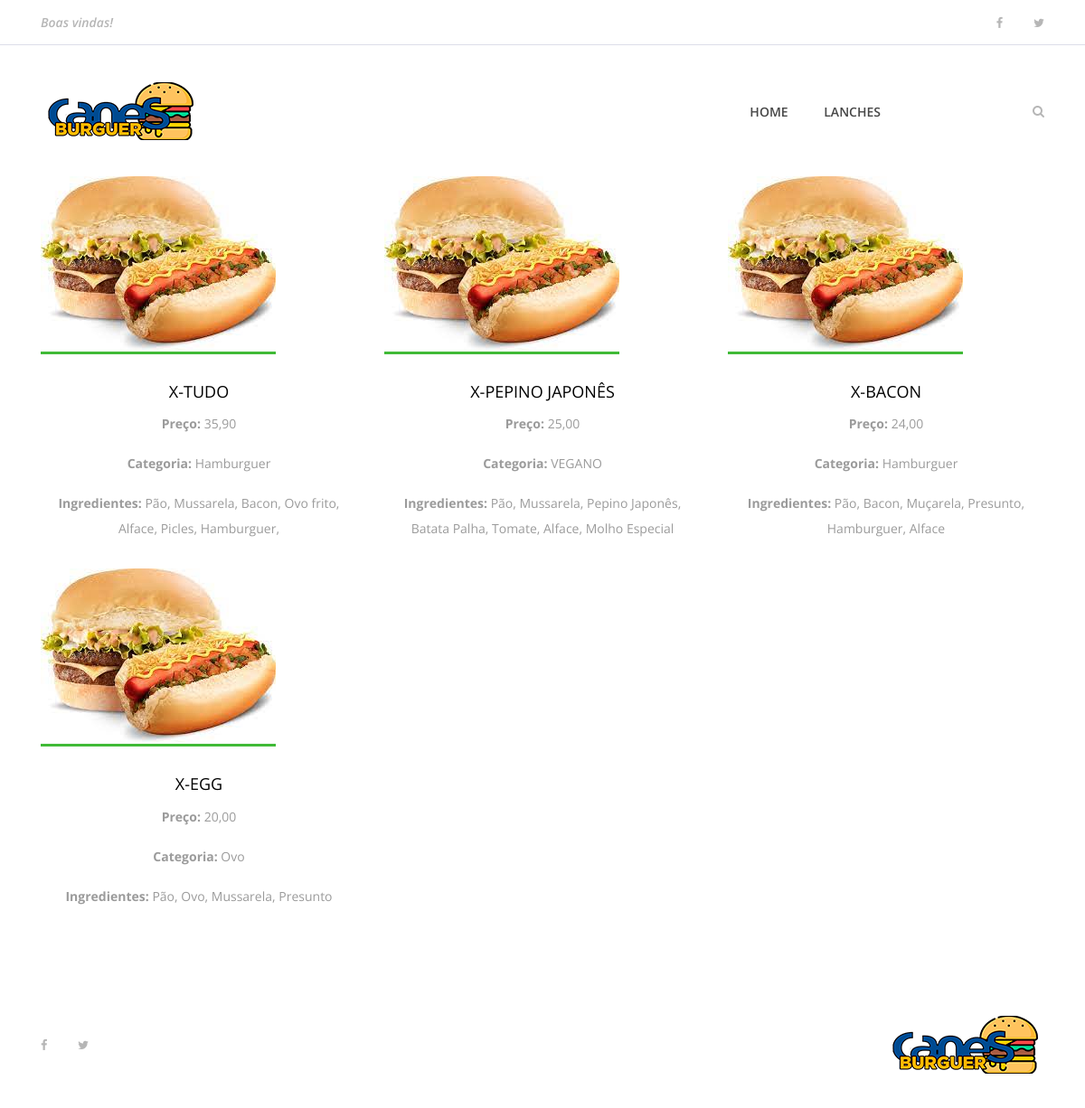
The page / on the database its author committed.
### lanche/models.py (models this page shows, shortened)
class Lanche(models.Model):
    funcionario = models.ForeignKey(Funcionario, on_delete=models.CASCADE)
    nome=models.CharField('Nome', max_length=100)
    preco=models.DecimalField('Preco', decimal_places=2, max_digits=8)
    categoria=models.CharField('Categoria', max_length=20, default='cat')
    ingredientes = models.TextField('Ingredientes', max_length=300)
    date_lanche = models.DateTimeField(default=datetime.now, blank=True)
    foto_lanche = models.ImageField(upload_to=get_file_path, blank=True)
    publicado = models.BooleanField(default=False)

### core/views.py (the view)
# urls.py: path('', index),
def index(requests):
    lanches = Lanche.objects.all() # SELECT * FROM lanche
    dados = { 'lista_lanches':lanches }
    return render(requests, 'index.html', dados)

### core/templates/index.html (shortened to what this page needs)
{% extends 'base.html' %}
{% load static %}
{% block content %}
    {% include 'partials/menu.html' %}
     <section class="best-receipe-area">
        <div class="container">
            <div class="row">
            {% if lista_lanches %}
                {% for lanche in lista_lanches %}
                <div class="col-12 col-sm-6 col-lg-4">
                    <div class="single-best-receipe-area mb-30">
                        {% if lanche.foto_lanche == '' %}
                        <img src="{% static 'img/bg-img/foto_receita.png' %}" alt="">
                        {% endif %}
                        <div class="receipe-content">
                            <a href="{% url 'lanche' lanche.id %}">
                                <h5>{{lanche.nome}}</h5>
                                <p><strong>Preço: </strong>{{lanche.preco}}</p>
                                <p><strong>Categoria: </strong>{{lanche.categoria}}</p>
                                <p><strong>Ingredientes: </strong>{{lanche.ingredientes}}</p>
                            </a>
                        </div>
                    </div>
                </div>
                {% endfor %}
            {% endif %}
            </div>
        </div>
    </section>
    {% include 'partials/footer.html' %}
    {% endblock %}

### core/templates/base.html (shortened to what this page needs)
{% load static %}
<!DOCTYPE html>
<html lang="pt-br">
<head>
    <link rel="stylesheet" href="{% static 'site.css' %}">
</head>
<body>
    {% block content %} {% endblock %}
</body>
</html>

### core/templates/partials/menu.html (shortened to what this page needs)
{% load static %}
<header class="header-area">
    <div class="top-header-area">
        <div class="container h-100">
            <div class="row h-100 align-items-center justify-content-between">
                <div class="col-12 col-sm-6">
                    <div class="breaking-news">
                        <div id="breakingNewsTicker" class="ticker">
                            <ul>
                                <li><a href="">Boas vindas!</a></li>
                            </ul>
                        </div>
                    </div>
                </div>
                <div class="col-12 col-sm-6">
                    <div class="top-social-info text-right">
                        <a href=""><i class="fa fa-facebook" aria-hidden="true"></i></a>
                        <a href=""><i class="fa fa-twitter" aria-hidden="true"></i></a>
                    </div>
                </div>
            </div>
        </div>
    </div>
    <div class="delicious-main-menu">
        <div class="classy-nav-container breakpoint-off">
            <div class="container">
                <nav class="classy-navbar justify-content-between" id="deliciousNav">
                    <a class="nav-brand" href="#"><img src="{% static 'img/core-img/logo.png' %}" alt=""></a>
                    <div class="classy-menu">
                        <div class="classynav">
                            <ul>
                                <li><a href="index.html">HOME</a></li>
                                <li><a href="lanche.html">LANCHES</a></li>
                            </ul>
                            <div class="search-btn">
                                <i class="fa fa-search" aria-hidden="true"></i>
                            </div>
                        </div>
                    </div>
                </nav>
            </div>
        </div>
    </div>
</header>

### core/templates/partials/footer.html
{% load static %}
<footer class="footer-area">
    <div class="container h-100">
        <div class="row h-100">
            <div class="col-12 h-100 d-flex flex-wrap align-items-center justify-content-between">
                <div class="footer-social-info text-right">
                    <a href="#"><i class="fa fa-facebook" aria-hidden="true"></i></a>
                    <a href="#"><i class="fa fa-twitter" aria-hidden="true"></i></a>
                </div>
                <div class="footer-logo">
                    <a href="#"><img src="{% static 'img/core-img/logo.png' %}" alt=""></a>
                </div>
            </div>
        </div>
    </div>
</footer>

### core/static/site.css (style rules this page uses)
* { margin: 0; padding: 0; }
body { font-family: "Open Sans", sans-serif; font-size: 14px; }
h1, h2, h3, h4, h5, h6 { color: #000000; line-height: 1.3; font-weight: 600; }
p { color: #9b9b9b; font-size: 14px; line-height: 2; font-weight: 400; }
a, a:hover, a:focus { -webkit-transition-duration: 500ms; transition-duration: 500ms; text-decoration: none; outline: 0 solid transparent; color: #000000; font-weight: 600; font-size: 14px; color: #474747; }
ul, ol { margin: 0; }
ul li, ol li { list-style: none; }
img { height: auto; max-width: 100%; }
.mb-30 { margin-bottom: 30px !important; }
.header-area { position: relative; z-index: 100; width: 100%; }
.header-area .top-header-area { width: 100%; height: 50px; background-color: #ffffff; border-bottom: 1px solid #dddee9; }
.header-area .top-header-area .breaking-news { position: relative; z-index: 1; }
.header-area .top-header-area .breaking-news .ticker { width: 100%; text-align: left; position: relative; overflow: hidden; }
.header-area .top-header-area .breaking-news .ticker ul { width: 100%; position: relative; z-index: 1; }
.header-area .top-header-area .breaking-news .ticker ul li { display: none; width: 100%; }
.header-area .top-header-area .breaking-news .ticker ul li a { font-size: 14px; color: #b6b6b6; font-style: italic; }
.header-area .top-header-area .top-social-info a { display: inline-block; color: #b6b6b6; font-size: 13px; margin-right: 30px; }
.header-area .top-header-area .top-social-info a:last-child { margin-right: 0; }
.header-area .delicious-main-menu { position: relative; width: 100%; z-index: 100; height: 145px; }
.header-area .delicious-main-menu .classy-nav-container { background-color: transparent; }
.header-area .delicious-main-menu .classy-navbar { height: 145px; padding: 0; }
.header-area .delicious-main-menu .classy-navbar .classynav ul li a { font-weight: 600; }
.header-area .delicious-main-menu .classy-navbar .classynav > ul > li > a { text-transform: uppercase; padding: 12px 18px 11px; background-color: transparent; border-bottom: 3px solid transparent; line-height: 1; color: #474747; font-weight: 600; }
.header-area .delicious-main-menu .classynav .search-btn { color: #b6b6b6; margin-left: 150px; cursor: pointer; -webkit-transition-duration: 500ms; transition-duration: 500ms; }
.header-area .delicious-main-menu .classynav .search-btn i { -webkit-transition-duration: 500ms; transition-duration: 500ms; }
.best-receipe-area { position: relative; z-index: 1; padding-bottom: 50px; }
.single-best-receipe-area { position: relative; z-index: 1; }
.single-best-receipe-area img { border-bottom: 3px solid #40ba37; }
.single-best-receipe-area .receipe-content { padding-top: 30px; text-align: center; }
.single-best-receipe-area .receipe-content h5 { font-size: 18px; margin-bottom: 10px; font-weight: 400; -webkit-transition-duration: 500ms; transition-duration: 500ms; }
.footer-area { position: relative; z-index: 1; width: 100%; height: 140px; background-color: #ffffff; }
.footer-area .footer-social-info { padding-right: 15px; }
.footer-area .footer-social-info a { display: inline-block; color: #b6b6b6; font-size: 13px; margin-right: 30px; }
.footer-area .footer-social-info a:last-child { margin-right: 0; }

### rows shown on the page
Lanche: nome "X-TUDO", preco "35,90", categoria "Hamburguer", ingredientes "Pão, Mussarela, Bacon, Ovo frito, Alface, Picles, Hamburguer,"
Lanche: nome "X-PEPINO JAPONÊS", preco "25,00", categoria "VEGANO", ingredientes "Pão, Mussarela, Pepino Japonês, Batata Palha, Tomate, Alface, Molho Especial"
Lanche: nome "X-BACON", preco "24,00", categoria "Hamburguer", ingredientes "Pão, Bacon, Muçarela, Presunto, Hamburguer, Alface"
Lanche: nome "X-EGG", preco "20,00", categoria "Ovo", ingredientes "Pão, Ovo, Mussarela, Presunto"
